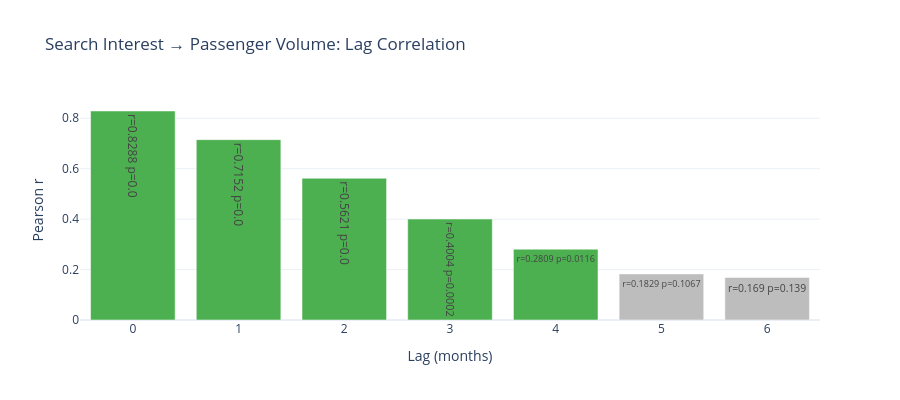

Write notebook code for a chart like this one.
### Markdown cell above
## 1.4 Search → Demand Lag Analysis

*If someone searches "NYC to Dubai flights" today, when do they actually fly?*

### Code cell
# ── Lag Analysis ───────────────────────────────────────────────
trend_cols = [c for c in prophet_df.columns if c.startswith("trend_")]
if trend_cols:
    lag_results = analyze_search_demand_lag(prophet_df, search_col=trend_cols[0])
    if not lag_results.empty:
        fig = go.Figure(go.Bar(
            x=lag_results["lag_months"], y=lag_results["correlation"],
            marker_color=["#4CAF50" if s else "#BDBDBD" for s in lag_results["significant"]],
            text=[f"r={c}\np={p}" for c, p in zip(lag_results["correlation"], lag_results["p_value"])],
            textposition="auto",
        ))
        fig.update_layout(title="Search Interest → Passenger Volume: Lag Correlation",
                          xaxis_title="Lag (months)", yaxis_title="Pearson r",
                          template="plotly_white", height=400)
        fig.show()
        display(lag_results)

### Figure 1 — Plotly figure (JSON) as saved in the notebook; plotly's stock layout.template omitted (floating-point values rounded to 4 significant figures)
{"data": [{"marker": {"color": ["#4CAF50", "#4CAF50", "#4CAF50", "#4CAF50", "#4CAF50", "#BDBDBD", "#BDBDBD"]}, "text": ["r=0.8288\np=0.0", "r=0.7152\np=0.0", "r=0.5621\np=0.0", "r=0.4004\np=0.0002", "r=0.2809\np=0.0116", "r=0.1829\np=0.1067", "r=0.169\np=0.139"], "textposition": "auto", "type": "bar", "x": [0, 1, 2, 3, 4, 5, 6], "y": [0.8288, 0.7152, 0.5621, 0.4004, 0.2809, 0.1829, 0.169]}], "layout": {"height": 400, "title": {"text": "Search Interest → Passenger Volume: Lag Correlation"}, "xaxis": {"title": {"text": "Lag (months)"}}, "yaxis": {"title": {"text": "Pearson r"}}}}
